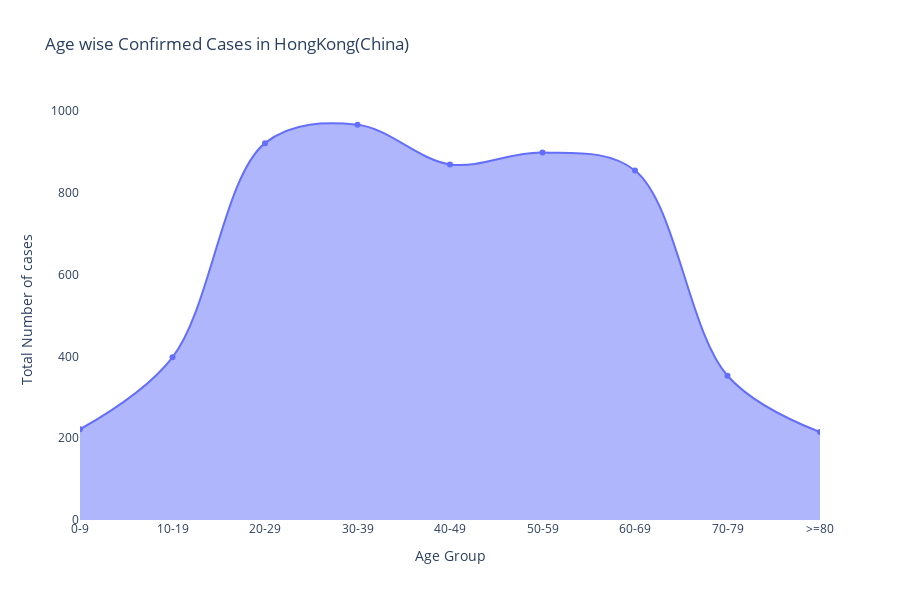

Notebook code cell kept with this figure:
### Code cell
fig = go.Figure()

fig.add_trace(go.Scatter(x=data2['Age Group'],y=data2['Total Cases'], 
                         line_shape='spline',fill='tonexty')) 

fig.update_layout(title="Age wise Confirmed Cases in HongKong(China)",yaxis_title="Total Number of cases",xaxis_title="Age Group")

fig.update_layout(plot_bgcolor='rgb(275, 275, 275)',height=600)

fig.show()

### Figure 1 — Plotly figure (JSON) as saved in the notebook; plotly's stock layout.template omitted (floating-point values rounded to 4 significant figures)
{"data": [{"fill": "tonexty", "line": {"shape": "spline"}, "type": "scatter", "x": ["0-9", "10-19", "20-29", "30-39", "40-49", "50-59", "60-69", "70-79", ">=80"], "y": [222, 398, 922, 967, 870, 899, 855, 353, 215]}], "layout": {"height": 600, "plot_bgcolor": "rgb(275, 275, 275)", "title": {"text": "Age wise Confirmed Cases in HongKong(China)"}, "xaxis": {"title": {"text": "Age Group"}}, "yaxis": {"title": {"text": "Total Number of cases"}}}}
